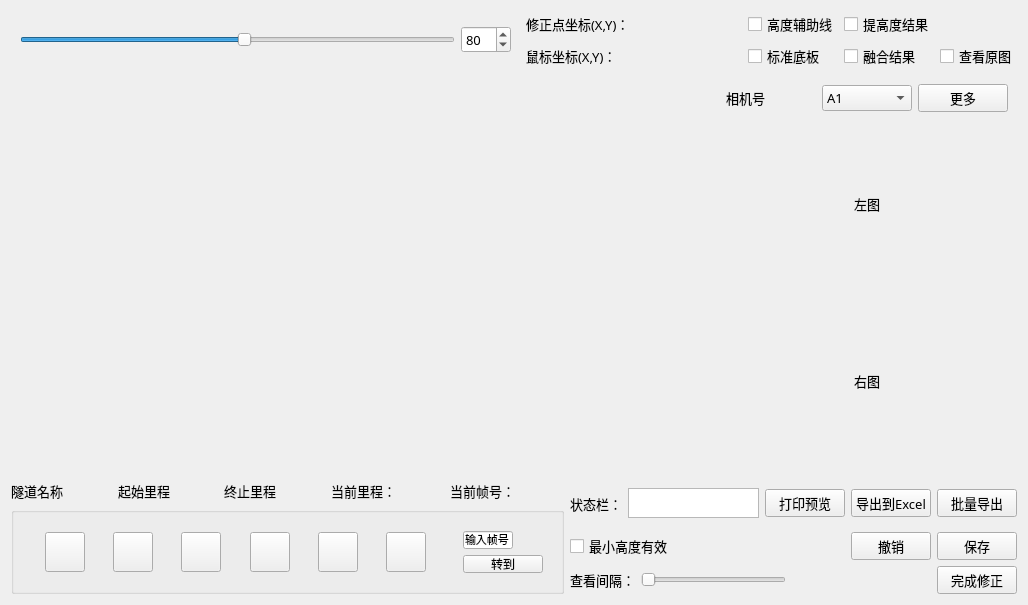
<?xml version="1.0" encoding="UTF-8"?>
<ui version="4.0">
 <class>CorrectClearanceWidget</class>
 <widget class="QWidget" name="CorrectClearanceWidget">
  <property name="geometry">
   <rect>
    <x>0</x>
    <y>0</y>
    <width>1028</width>
    <height>597</height>
   </rect>
  </property>
  <property name="font">
   <font>
    <family>微软雅黑</family>
    <pointsize>10</pointsize>
   </font>
  </property>
  <property name="windowTitle">
   <string>Form</string>
  </property>
  <layout class="QVBoxLayout" name="verticalLayout">
   <item>
    <layout class="QHBoxLayout" name="horizontalLayout_2">
     <item>
      <widget class="QWidget" name="widget_3" native="true">
       <property name="maximumSize">
        <size>
         <width>16777215</width>
         <height>45</height>
        </size>
       </property>
       <layout class="QGridLayout" name="gridLayout_4">
        <item row="0" column="0">
         <widget class="QSlider" name="horizontalSlider">
          <property name="minimum">
           <number>5</number>
          </property>
          <property name="maximum">
           <number>150</number>
          </property>
          <property name="value">
           <number>80</number>
          </property>
          <property name="orientation">
           <enum>Qt::Horizontal</enum>
          </property>
         </widget>
        </item>
        <item row="0" column="1">
         <widget class="QSpinBox" name="spinBox">
          <property name="minimum">
           <number>5</number>
          </property>
          <property name="maximum">
           <number>150</number>
          </property>
          <property name="value">
           <number>80</number>
          </property>
         </widget>
        </item>
       </layout>
      </widget>
     </item>
     <item>
      <layout class="QGridLayout" name="gridLayout">
       <item row="2" column="3">
        <widget class="QCheckBox" name="showFloorButton">
         <property name="text">
          <string>标准底板</string>
         </property>
        </widget>
       </item>
       <item row="0" column="0">
        <widget class="QLabel" name="label_4">
         <property name="minimumSize">
          <size>
           <width>0</width>
           <height>0</height>
          </size>
         </property>
         <property name="font">
          <font>
           <pointsize>10</pointsize>
          </font>
         </property>
         <property name="text">
          <string>修正点坐标(X,Y)：</string>
         </property>
        </widget>
       </item>
       <item row="0" column="1">
        <widget class="QLabel" name="pointX">
         <property name="minimumSize">
          <size>
           <width>50</width>
           <height>0</height>
          </size>
         </property>
         <property name="text">
          <string/>
         </property>
        </widget>
       </item>
       <item row="2" column="1">
        <widget class="QLabel" name="mouseX">
         <property name="minimumSize">
          <size>
           <width>50</width>
           <height>0</height>
          </size>
         </property>
         <property name="text">
          <string/>
         </property>
        </widget>
       </item>
       <item row="2" column="2">
        <widget class="QLabel" name="mouseY">
         <property name="minimumSize">
          <size>
           <width>50</width>
           <height>0</height>
          </size>
         </property>
         <property name="text">
          <string/>
         </property>
        </widget>
       </item>
       <item row="0" column="2">
        <widget class="QLabel" name="pointY">
         <property name="minimumSize">
          <size>
           <width>50</width>
           <height>0</height>
          </size>
         </property>
         <property name="text">
          <string/>
         </property>
        </widget>
       </item>
       <item row="2" column="0">
        <widget class="QLabel" name="label_6">
         <property name="font">
          <font>
           <pointsize>10</pointsize>
          </font>
         </property>
         <property name="text">
          <string>鼠标坐标(X,Y)：</string>
         </property>
        </widget>
       </item>
       <item row="0" column="3">
        <widget class="QCheckBox" name="heighthelplineButton">
         <property name="text">
          <string>高度辅助线</string>
         </property>
        </widget>
       </item>
       <item row="2" column="5">
        <widget class="QCheckBox" name="showRawImageRadioButton">
         <property name="text">
          <string>查看原图</string>
         </property>
        </widget>
       </item>
       <item row="0" column="4">
        <widget class="QCheckBox" name="showSynthesisButton">
         <property name="text">
          <string>提高度结果</string>
         </property>
        </widget>
       </item>
       <item row="2" column="4">
        <widget class="QCheckBox" name="showFuseButton">
         <property name="text">
          <string>融合结果</string>
         </property>
        </widget>
       </item>
      </layout>
     </item>
    </layout>
   </item>
   <item>
    <layout class="QHBoxLayout" name="horizontalLayout_4">
     <item>
      <layout class="QGridLayout" name="gridLayout_6">
       <item row="0" column="0">
        <widget class="QWidget" name="graphicsView" native="true">
         <property name="minimumSize">
          <size>
           <width>700</width>
           <height>0</height>
          </size>
         </property>
        </widget>
       </item>
      </layout>
     </item>
     <item>
      <widget class="QWidget" name="widget_2" native="true">
       <property name="minimumSize">
        <size>
         <width>300</width>
         <height>400</height>
        </size>
       </property>
       <property name="maximumSize">
        <size>
         <width>400</width>
         <height>16777215</height>
        </size>
       </property>
       <layout class="QGridLayout" name="gridLayout_2">
        <item row="0" column="2">
         <widget class="QPushButton" name="moreRawImageButton">
          <property name="text">
           <string>更多</string>
          </property>
         </widget>
        </item>
        <item row="0" column="1">
         <widget class="QComboBox" name="comboBox">
          <item>
           <property name="text">
            <string>A1</string>
           </property>
          </item>
          <item>
           <property name="text">
            <string>A2</string>
           </property>
          </item>
          <item>
           <property name="text">
            <string>B1</string>
           </property>
          </item>
          <item>
           <property name="text">
            <string>B2</string>
           </property>
          </item>
          <item>
           <property name="text">
            <string>C1</string>
           </property>
          </item>
          <item>
           <property name="text">
            <string>C2</string>
           </property>
          </item>
          <item>
           <property name="text">
            <string>D1</string>
           </property>
          </item>
          <item>
           <property name="text">
            <string>D2</string>
           </property>
          </item>
          <item>
           <property name="text">
            <string>E1</string>
           </property>
          </item>
          <item>
           <property name="text">
            <string>E2</string>
           </property>
          </item>
          <item>
           <property name="text">
            <string>F1</string>
           </property>
          </item>
          <item>
           <property name="text">
            <string>F2</string>
           </property>
          </item>
          <item>
           <property name="text">
            <string>G1</string>
           </property>
          </item>
          <item>
           <property name="text">
            <string>G2</string>
           </property>
          </item>
          <item>
           <property name="text">
            <string>H1</string>
           </property>
          </item>
          <item>
           <property name="text">
            <string>H2</string>
           </property>
          </item>
          <item>
           <property name="text">
            <string>I1</string>
           </property>
          </item>
          <item>
           <property name="text">
            <string>I2</string>
           </property>
          </item>
          <item>
           <property name="text">
            <string>J1</string>
           </property>
          </item>
          <item>
           <property name="text">
            <string>J2</string>
           </property>
          </item>
          <item>
           <property name="text">
            <string>K1</string>
           </property>
          </item>
          <item>
           <property name="text">
            <string>K2</string>
           </property>
          </item>
          <item>
           <property name="text">
            <string>L1</string>
           </property>
          </item>
          <item>
           <property name="text">
            <string>L2</string>
           </property>
          </item>
          <item>
           <property name="text">
            <string>M1</string>
           </property>
          </item>
          <item>
           <property name="text">
            <string>M2</string>
           </property>
          </item>
          <item>
           <property name="text">
            <string>N1</string>
           </property>
          </item>
          <item>
           <property name="text">
            <string>N2</string>
           </property>
          </item>
          <item>
           <property name="text">
            <string>O1</string>
           </property>
          </item>
          <item>
           <property name="text">
            <string>O2</string>
           </property>
          </item>
          <item>
           <property name="text">
            <string>P1</string>
           </property>
          </item>
          <item>
           <property name="text">
            <string>P2</string>
           </property>
          </item>
          <item>
           <property name="text">
            <string>Q1</string>
           </property>
          </item>
          <item>
           <property name="text">
            <string>Q2</string>
           </property>
          </item>
          <item>
           <property name="text">
            <string>R1</string>
           </property>
          </item>
          <item>
           <property name="text">
            <string>R2</string>
           </property>
          </item>
          <item>
           <property name="text">
            <string/>
           </property>
          </item>
         </widget>
        </item>
        <item row="0" column="0">
         <widget class="QLabel" name="label_2">
          <property name="text">
           <string>相机号</string>
          </property>
         </widget>
        </item>
        <item row="1" column="0" colspan="3">
         <widget class="QLabel" name="label_left">
          <property name="text">
           <string>左图</string>
          </property>
          <property name="alignment">
           <set>Qt::AlignCenter</set>
          </property>
         </widget>
        </item>
        <item row="3" column="0" colspan="3">
         <widget class="QLabel" name="label_right">
          <property name="text">
           <string>右图</string>
          </property>
          <property name="alignment">
           <set>Qt::AlignCenter</set>
          </property>
         </widget>
        </item>
       </layout>
      </widget>
     </item>
    </layout>
   </item>
   <item>
    <layout class="QGridLayout" name="gridLayout_5">
     <item row="0" column="1" rowspan="2">
      <layout class="QHBoxLayout" name="horizontalLayout">
       <item>
        <widget class="QLabel" name="label_5">
         <property name="text">
          <string>状态栏：</string>
         </property>
        </widget>
       </item>
       <item>
        <widget class="QTextBrowser" name="status">
         <property name="maximumSize">
          <size>
           <width>16777215</width>
           <height>30</height>
          </size>
         </property>
        </widget>
       </item>
       <item>
        <widget class="QPushButton" name="htmlPreviewButton">
         <property name="text">
          <string>打印预览</string>
         </property>
         <property name="icon">
          <iconset resource="../../resource/icons.qrc">
           <normaloff>:/image/showdoc.png</normaloff>:/image/showdoc.png</iconset>
         </property>
        </widget>
       </item>
       <item>
        <widget class="QPushButton" name="excelPreviewButton">
         <property name="text">
          <string>导出到Excel</string>
         </property>
         <property name="icon">
          <iconset resource="../../resource/icons.qrc">
           <normaloff>:/image/export.png</normaloff>:/image/export.png</iconset>
         </property>
        </widget>
       </item>
       <item>
        <widget class="QPushButton" name="excelOutputAllSectionsButton">
         <property name="text">
          <string>批量导出</string>
         </property>
         <property name="icon">
          <iconset resource="../../resource/icons.qrc">
           <normaloff>:/image/export.png</normaloff>:/image/export.png</iconset>
         </property>
        </widget>
       </item>
      </layout>
     </item>
     <item row="0" column="0">
      <layout class="QHBoxLayout" name="horizontalLayout_5">
       <item>
        <widget class="QLabel" name="name">
         <property name="font">
          <font>
           <family>微软雅黑</family>
           <pointsize>10</pointsize>
          </font>
         </property>
         <property name="text">
          <string>隧道名称</string>
         </property>
         <property name="alignment">
          <set>Qt::AlignLeading|Qt::AlignLeft|Qt::AlignVCenter</set>
         </property>
        </widget>
       </item>
       <item>
        <widget class="QLabel" name="lineEdit_name">
         <property name="text">
          <string/>
         </property>
        </widget>
       </item>
       <item>
        <widget class="QLabel" name="classes">
         <property name="minimumSize">
          <size>
           <width>0</width>
           <height>10</height>
          </size>
         </property>
         <property name="font">
          <font>
           <family>微软雅黑</family>
           <pointsize>10</pointsize>
          </font>
         </property>
         <property name="text">
          <string>起始里程</string>
         </property>
         <property name="alignment">
          <set>Qt::AlignLeading|Qt::AlignLeft|Qt::AlignVCenter</set>
         </property>
        </widget>
       </item>
       <item>
        <widget class="QLabel" name="lineEdit_startPoint">
         <property name="text">
          <string/>
         </property>
        </widget>
       </item>
       <item>
        <widget class="QLabel" name="classes_2">
         <property name="minimumSize">
          <size>
           <width>31</width>
           <height>10</height>
          </size>
         </property>
         <property name="font">
          <font>
           <family>微软雅黑</family>
           <pointsize>10</pointsize>
          </font>
         </property>
         <property name="text">
          <string>终止里程</string>
         </property>
         <property name="alignment">
          <set>Qt::AlignLeading|Qt::AlignLeft|Qt::AlignVCenter</set>
         </property>
        </widget>
       </item>
       <item>
        <widget class="QLabel" name="lineEdit_endPoint">
         <property name="text">
          <string/>
         </property>
        </widget>
       </item>
       <item>
        <widget class="QLabel" name="label_11">
         <property name="text">
          <string>当前里程：</string>
         </property>
        </widget>
       </item>
       <item>
        <widget class="QLabel" name="milelabel">
         <property name="text">
          <string/>
         </property>
        </widget>
       </item>
       <item>
        <widget class="QLabel" name="label">
         <property name="text">
          <string>当前帧号：</string>
         </property>
        </widget>
       </item>
       <item>
        <widget class="QLabel" name="framenumberlabel">
         <property name="text">
          <string/>
         </property>
        </widget>
       </item>
      </layout>
     </item>
     <item row="1" column="0" rowspan="3">
      <widget class="QGroupBox" name="groupBox_2">
       <property name="title">
        <string/>
       </property>
       <layout class="QGridLayout" name="gridLayout_3">
        <item row="0" column="3">
         <widget class="QPushButton" name="lastFrameLabel">
          <property name="minimumSize">
           <size>
            <width>40</width>
            <height>40</height>
           </size>
          </property>
          <property name="maximumSize">
           <size>
            <width>40</width>
            <height>40</height>
           </size>
          </property>
          <property name="toolTip">
           <string>&lt;html&gt;&lt;head/&gt;&lt;body&gt;&lt;p&gt;上一帧&lt;/p&gt;&lt;/body&gt;&lt;/html&gt;</string>
          </property>
          <property name="whatsThis">
           <string>&lt;html&gt;&lt;head/&gt;&lt;body&gt;&lt;p&gt;&lt;br/&gt;&lt;/p&gt;&lt;/body&gt;&lt;/html&gt;</string>
          </property>
          <property name="styleSheet">
           <string notr="true">QPushButton{ 
    border-width:4px;
    border-image:url(:player/player_back.png)
    4 4 4 4 stretch stretch;
}

QPushButton:hover{
    border: 0.1px solid;
    border-image:url(:player/player_back.png)
}

QPushButton:pressed{
	border: 0.1px solid;
	border-image:url(:player/player_back.png)
}</string>
          </property>
          <property name="text">
           <string/>
          </property>
         </widget>
        </item>
        <item row="0" column="9">
         <widget class="QPushButton" name="playLabel">
          <property name="minimumSize">
           <size>
            <width>40</width>
            <height>40</height>
           </size>
          </property>
          <property name="maximumSize">
           <size>
            <width>40</width>
            <height>40</height>
           </size>
          </property>
          <property name="toolTip">
           <string>&lt;html&gt;&lt;head/&gt;&lt;body&gt;&lt;p&gt;播放&lt;/p&gt;&lt;/body&gt;&lt;/html&gt;</string>
          </property>
          <property name="whatsThis">
           <string>&lt;html&gt;&lt;head/&gt;&lt;body&gt;&lt;p&gt;&lt;br/&gt;&lt;/p&gt;&lt;/body&gt;&lt;/html&gt;</string>
          </property>
          <property name="styleSheet">
           <string notr="true">QPushButton{ 
    border-width:4px;
    border-image:url(:player/player_play.png)
    4 4 4 4 stretch stretch;
}

QPushButton:hover{
    border: 0.1px solid;
    border-image:url(:player/player_play.png)
}

QPushButton:pressed{
	border: 0.1px solid;
	border-image:url(:player/player_play.png)
}</string>
          </property>
          <property name="text">
           <string/>
          </property>
         </widget>
        </item>
        <item row="0" column="11">
         <widget class="QPushButton" name="stopLabel">
          <property name="minimumSize">
           <size>
            <width>40</width>
            <height>40</height>
           </size>
          </property>
          <property name="maximumSize">
           <size>
            <width>40</width>
            <height>40</height>
           </size>
          </property>
          <property name="toolTip">
           <string>&lt;html&gt;&lt;head/&gt;&lt;body&gt;&lt;p&gt;暂停&lt;/p&gt;&lt;/body&gt;&lt;/html&gt;</string>
          </property>
          <property name="whatsThis">
           <string>&lt;html&gt;&lt;head/&gt;&lt;body&gt;&lt;p&gt;&lt;br/&gt;&lt;/p&gt;&lt;/body&gt;&lt;/html&gt;</string>
          </property>
          <property name="styleSheet">
           <string notr="true">QPushButton{ 
    border-width:4px;
    border-image:url(:player/player_stop.png)
    4 4 4 4 stretch stretch;
}

QPushButton:hover{
    border: 0.1px solid;
    border-image:url(:player/player_stop.png)
}

QPushButton:pressed{
	border: 0.1px solid;
	border-image:url(:player/player_stop.png)
}</string>
          </property>
          <property name="text">
           <string/>
          </property>
         </widget>
        </item>
        <item row="0" column="5">
         <widget class="QPushButton" name="nextFrameLabel">
          <property name="minimumSize">
           <size>
            <width>40</width>
            <height>40</height>
           </size>
          </property>
          <property name="maximumSize">
           <size>
            <width>40</width>
            <height>40</height>
           </size>
          </property>
          <property name="toolTip">
           <string>&lt;html&gt;&lt;head/&gt;&lt;body&gt;&lt;p&gt;下一帧&lt;/p&gt;&lt;/body&gt;&lt;/html&gt;</string>
          </property>
          <property name="whatsThis">
           <string>&lt;html&gt;&lt;head/&gt;&lt;body&gt;&lt;p&gt;&lt;br/&gt;&lt;/p&gt;&lt;/body&gt;&lt;/html&gt;</string>
          </property>
          <property name="styleSheet">
           <string notr="true">QPushButton{ 
    border-width:4px;
    border-image:url(:player/player_forward.png)
    4 4 4 4 stretch stretch;
}

QPushButton:hover{
    border: 0.1px solid;
    border-image:url(:player/player_forward.png)
}

QPushButton:pressed{
	border: 0.1px solid;
	border-image:url(:player/player_forward.png)
}</string>
          </property>
          <property name="text">
           <string/>
          </property>
         </widget>
        </item>
        <item row="0" column="12">
         <spacer name="horizontalSpacer_2">
          <property name="orientation">
           <enum>Qt::Horizontal</enum>
          </property>
          <property name="sizeHint" stdset="0">
           <size>
            <width>40</width>
            <height>20</height>
           </size>
          </property>
         </spacer>
        </item>
        <item row="0" column="0">
         <spacer name="horizontalSpacer_3">
          <property name="orientation">
           <enum>Qt::Horizontal</enum>
          </property>
          <property name="sizeHint" stdset="0">
           <size>
            <width>40</width>
            <height>20</height>
           </size>
          </property>
         </spacer>
        </item>
        <item row="0" column="10">
         <spacer name="horizontalSpacer_5">
          <property name="orientation">
           <enum>Qt::Horizontal</enum>
          </property>
          <property name="sizeHint" stdset="0">
           <size>
            <width>40</width>
            <height>20</height>
           </size>
          </property>
         </spacer>
        </item>
        <item row="0" column="6">
         <spacer name="horizontalSpacer_4">
          <property name="orientation">
           <enum>Qt::Horizontal</enum>
          </property>
          <property name="sizeHint" stdset="0">
           <size>
            <width>40</width>
            <height>20</height>
           </size>
          </property>
         </spacer>
        </item>
        <item row="0" column="4">
         <spacer name="horizontalSpacer">
          <property name="orientation">
           <enum>Qt::Horizontal</enum>
          </property>
          <property name="sizeHint" stdset="0">
           <size>
            <width>40</width>
            <height>20</height>
           </size>
          </property>
         </spacer>
        </item>
        <item row="0" column="2">
         <spacer name="horizontalSpacer_7">
          <property name="orientation">
           <enum>Qt::Horizontal</enum>
          </property>
          <property name="sizeHint" stdset="0">
           <size>
            <width>40</width>
            <height>20</height>
           </size>
          </property>
         </spacer>
        </item>
        <item row="0" column="7">
         <widget class="QPushButton" name="endFrameLabel">
          <property name="minimumSize">
           <size>
            <width>40</width>
            <height>40</height>
           </size>
          </property>
          <property name="maximumSize">
           <size>
            <width>40</width>
            <height>40</height>
           </size>
          </property>
          <property name="toolTip">
           <string>&lt;html&gt;&lt;head/&gt;&lt;body&gt;&lt;p&gt;末尾帧&lt;/p&gt;&lt;/body&gt;&lt;/html&gt;</string>
          </property>
          <property name="whatsThis">
           <string>&lt;html&gt;&lt;head/&gt;&lt;body&gt;&lt;p&gt;&lt;br/&gt;&lt;/p&gt;&lt;/body&gt;&lt;/html&gt;</string>
          </property>
          <property name="styleSheet">
           <string notr="true">QPushButton{ 
    border-width:4px;
    border-image:url(:player/player_end.png)
    4 4 4 4 stretch stretch;
}

QPushButton:hover{
    border: 0.1px solid;
    border-image:url(:player/player_end.png)
}

QPushButton:pressed{
	border: 0.1px solid;
	border-image:url(:player/player_end.png)
}</string>
          </property>
          <property name="text">
           <string/>
          </property>
         </widget>
        </item>
        <item row="0" column="1">
         <widget class="QPushButton" name="beginFrameLabel">
          <property name="minimumSize">
           <size>
            <width>40</width>
            <height>40</height>
           </size>
          </property>
          <property name="maximumSize">
           <size>
            <width>40</width>
            <height>40</height>
           </size>
          </property>
          <property name="toolTip">
           <string>&lt;html&gt;&lt;head/&gt;&lt;body&gt;&lt;p&gt;第一帧&lt;/p&gt;&lt;/body&gt;&lt;/html&gt;</string>
          </property>
          <property name="whatsThis">
           <string>&lt;html&gt;&lt;head/&gt;&lt;body&gt;&lt;p&gt;&lt;br/&gt;&lt;/p&gt;&lt;/body&gt;&lt;/html&gt;</string>
          </property>
          <property name="styleSheet">
           <string notr="true">QPushButton{ 
    border-width:4px;
    border-image:url(:player/player_begin.png)
    4 4 4 4 stretch stretch;
}

QPushButton:hover{
    border: 0.1px solid;
    border-image:url(:player/player_begin.png)
}

QPushButton:pressed{
	border: 0.1px solid;
	border-image:url(:player/player_begin.png)
}</string>
          </property>
          <property name="text">
           <string/>
          </property>
         </widget>
        </item>
        <item row="0" column="8">
         <spacer name="horizontalSpacer_8">
          <property name="orientation">
           <enum>Qt::Horizontal</enum>
          </property>
          <property name="sizeHint" stdset="0">
           <size>
            <width>40</width>
            <height>20</height>
           </size>
          </property>
         </spacer>
        </item>
        <item row="0" column="13">
         <widget class="QWidget" name="widget" native="true">
          <property name="maximumSize">
           <size>
            <width>16777215</width>
            <height>60</height>
           </size>
          </property>
          <layout class="QVBoxLayout" name="verticalLayout_2">
           <item>
            <widget class="QLineEdit" name="frameSearchInput">
             <property name="maximumSize">
              <size>
               <width>50</width>
               <height>16777215</height>
              </size>
             </property>
             <property name="font">
              <font>
               <pointsize>8</pointsize>
              </font>
             </property>
             <property name="text">
              <string>输入帧号</string>
             </property>
            </widget>
           </item>
           <item>
            <widget class="QPushButton" name="frameSearchButton">
             <property name="font">
              <font>
               <pointsize>9</pointsize>
              </font>
             </property>
             <property name="text">
              <string>转到</string>
             </property>
             <property name="icon">
              <iconset resource="../../resource/icons.qrc">
               <normaloff>:/image/cancel.png</normaloff>:/image/cancel.png</iconset>
             </property>
            </widget>
           </item>
          </layout>
         </widget>
        </item>
       </layout>
      </widget>
     </item>
     <item row="3" column="1">
      <layout class="QHBoxLayout" name="horizontalLayout_3">
       <item>
        <widget class="QLabel" name="label_3">
         <property name="text">
          <string>查看间隔：</string>
         </property>
        </widget>
       </item>
       <item>
        <widget class="QSlider" name="playSpeedSlider">
         <property name="minimum">
          <number>100</number>
         </property>
         <property name="maximum">
          <number>3000</number>
         </property>
         <property name="singleStep">
          <number>50</number>
         </property>
         <property name="orientation">
          <enum>Qt::Horizontal</enum>
         </property>
        </widget>
       </item>
       <item>
        <spacer name="horizontalSpacer_9">
         <property name="orientation">
          <enum>Qt::Horizontal</enum>
         </property>
         <property name="sizeHint" stdset="0">
          <size>
           <width>40</width>
           <height>20</height>
          </size>
         </property>
        </spacer>
       </item>
       <item>
        <widget class="QPushButton" name="finishButton">
         <property name="text">
          <string>完成修正</string>
         </property>
         <property name="icon">
          <iconset resource="../../resource/icons.qrc">
           <normaloff>:/image/Ok.ico</normaloff>:/image/Ok.ico</iconset>
         </property>
        </widget>
       </item>
      </layout>
     </item>
     <item row="2" column="1">
      <layout class="QHBoxLayout" name="horizontalLayout_6">
       <item>
        <widget class="QCheckBox" name="minHeightValidCheckBox">
         <property name="text">
          <string>最小高度有效</string>
         </property>
        </widget>
       </item>
       <item>
        <spacer name="horizontalSpacer_6">
         <property name="orientation">
          <enum>Qt::Horizontal</enum>
         </property>
         <property name="sizeHint" stdset="0">
          <size>
           <width>40</width>
           <height>20</height>
          </size>
         </property>
        </spacer>
       </item>
       <item>
        <widget class="QPushButton" name="cancelButton">
         <property name="text">
          <string>撤销</string>
         </property>
         <property name="icon">
          <iconset resource="../../resource/icons.qrc">
           <normaloff>:/image/cancel.png</normaloff>:/image/cancel.png</iconset>
         </property>
        </widget>
       </item>
       <item>
        <widget class="QPushButton" name="saveButton">
         <property name="text">
          <string>保存</string>
         </property>
         <property name="icon">
          <iconset resource="../../resource/icons.qrc">
           <normaloff>:/image/filesave.png</normaloff>:/image/filesave.png</iconset>
         </property>
        </widget>
       </item>
      </layout>
     </item>
    </layout>
   </item>
  </layout>
 </widget>
 <resources>
  <include location="../../resource/icons.qrc"/>
 </resources>
 <connections/>
</ui>
